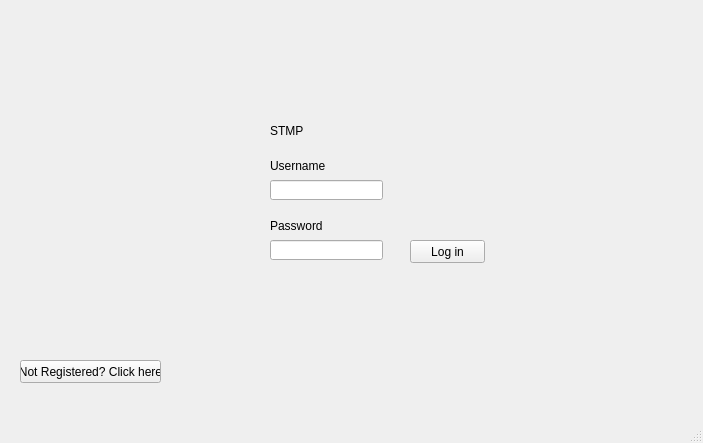
<?xml version="1.0" encoding="UTF-8"?>
<ui version="4.0">
 <class>MainWindow</class>
 <widget class="QMainWindow" name="MainWindow">
  <property name="geometry">
   <rect>
    <x>0</x>
    <y>0</y>
    <width>703</width>
    <height>443</height>
   </rect>
  </property>
  <property name="windowTitle">
   <string>MainWindow</string>
  </property>
  <widget class="QWidget" name="centralwidget">
   <widget class="QLabel" name="label">
    <property name="geometry">
     <rect>
      <x>270</x>
      <y>150</y>
      <width>71</width>
      <height>31</height>
     </rect>
    </property>
    <property name="text">
     <string>Username</string>
    </property>
   </widget>
   <widget class="QLabel" name="label_2">
    <property name="geometry">
     <rect>
      <x>270</x>
      <y>210</y>
      <width>71</width>
      <height>31</height>
     </rect>
    </property>
    <property name="text">
     <string>Password</string>
    </property>
   </widget>
   <widget class="QLineEdit" name="lineEdit">
    <property name="geometry">
     <rect>
      <x>270</x>
      <y>180</y>
      <width>113</width>
      <height>20</height>
     </rect>
    </property>
   </widget>
   <widget class="QLineEdit" name="lineEdit_2">
    <property name="geometry">
     <rect>
      <x>270</x>
      <y>240</y>
      <width>113</width>
      <height>20</height>
     </rect>
    </property>
    <property name="echoMode">
     <enum>QLineEdit::Password</enum>
    </property>
   </widget>
   <widget class="QPushButton" name="pushButton">
    <property name="geometry">
     <rect>
      <x>410</x>
      <y>240</y>
      <width>75</width>
      <height>23</height>
     </rect>
    </property>
    <property name="text">
     <string>Log in</string>
    </property>
   </widget>
   <widget class="QLabel" name="label_3">
    <property name="geometry">
     <rect>
      <x>270</x>
      <y>100</y>
      <width>191</width>
      <height>61</height>
     </rect>
    </property>
    <property name="text">
     <string>STMP</string>
    </property>
   </widget>
   <widget class="QPushButton" name="pushButton_2">
    <property name="geometry">
     <rect>
      <x>20</x>
      <y>360</y>
      <width>141</width>
      <height>23</height>
     </rect>
    </property>
    <property name="text">
     <string>Not Registered? Click here</string>
    </property>
   </widget>
  </widget>
  <widget class="QMenuBar" name="menubar">
   <property name="geometry">
    <rect>
     <x>0</x>
     <y>0</y>
     <width>703</width>
     <height>21</height>
    </rect>
   </property>
  </widget>
  <widget class="QStatusBar" name="statusbar"/>
 </widget>
 <resources/>
 <connections/>
</ui>
